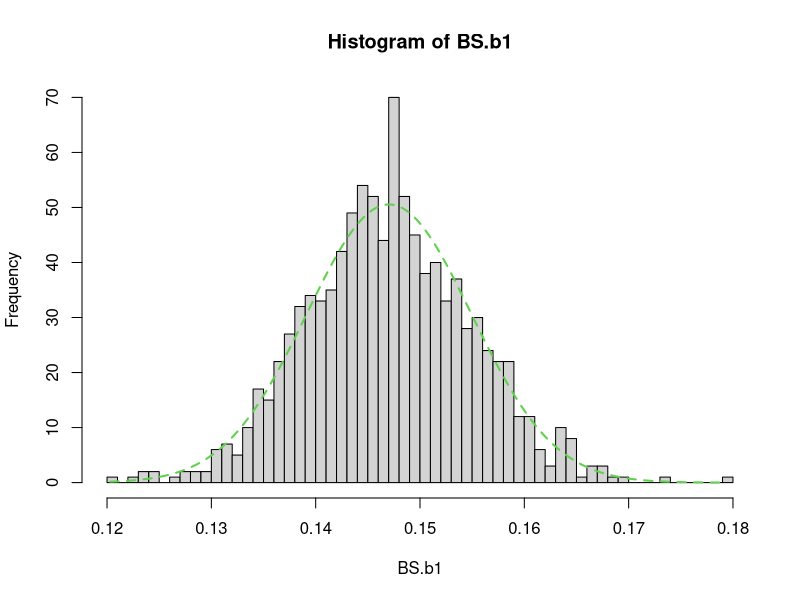
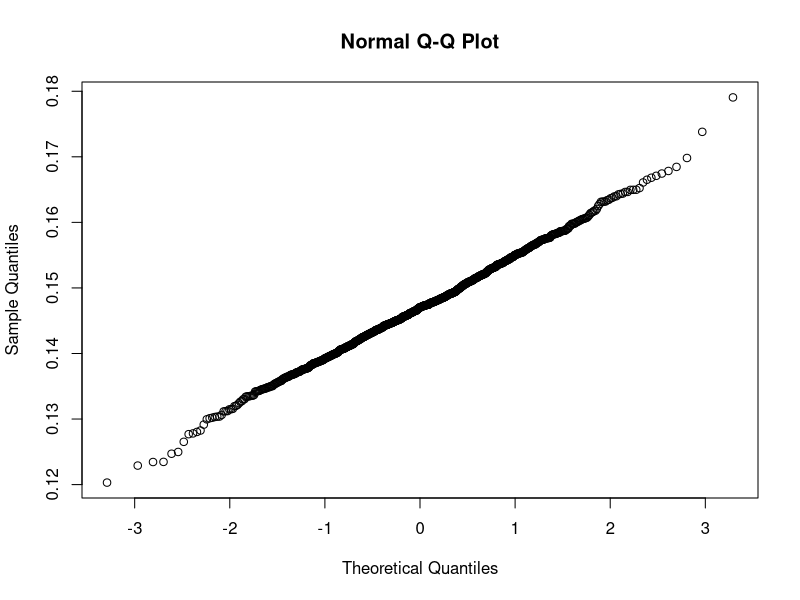

Recreate these plots in R, in order.
###Bootstrapping in classification
###An example using logistic regression

data = read.csv("Log Reg ex.csv",h=T)

#Step six starts here.

BS.b1 = rep(0,1000)
BS.pstar = rep(0,1000)

#Step 1, create orig model

orig.model = glm(y~x1+x2,family="binomial",data=data)

for(j in 1:1000){


	#Step 2, resample the x's with replacement

	n = length(data$x1)
	row.index= sample(1:n,n,replace=T)
	BS.x = data.frame(x1 = data$x1[row.index],x2 = data$x2[row.index])

	#Step 3, Plug BS.x into orig model to get BS.phat

	BS.phat = predict(orig.model,newdata=BS.x,type="response")

	#Step 4, Sample from (1,0) to get BS.y

	BS.y = rep(0,n)
	for(i in 1:n){
		BS.y[i] = sample(c(1,0),1,prob=c(BS.phat[i],1-BS.phat[i]))
	}
	BS.data = data.frame(y = BS.y, x1 = BS.x$x1,x2 = BS.x$x2)

	#Step 5, New model using BS.x and BS.y.  Compute BS.par

	newmodel = glm(y~x1+x2,data=BS.data,family='binomial')
	BS.b1[j] = coef(newmodel)[2]
	BS.pstar[j] = predict(newmodel,newdata=data.frame(x1=2,x2=2),type="response")

	#Step 6, repeat.
}

mu = mean(BS.b1)
s = sd(BS.b1)
hist(BS.b1,breaks=50)
x1 = seq(min(BS.b1),max(BS.b1),by=.0001)
y1 = dnorm(x1,mu,s)
lines(x1,y1,col=3,lwd=2,lty=2)
qqnorm(BS.b1)
lowbound = sort(BS.pstar)[25]
highbound = sort(BS.pstar)[975]
